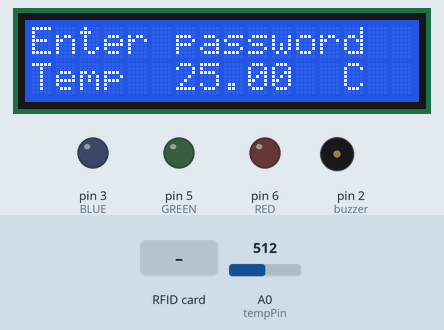
This sketch was run on a simulated Arduino Mega 2560, built with avr-gcc and run on an emulated ATmega2560. On the bench: 16×2 character LCD, output pins drawn as LEDs (lit = HIGH), buzzer (waves = sounding). Dashed ring = blinking. The inputs (shaded band) are chosen by the test bench; at power-on: A0 (tempPin) = 512. Pins used as bus, display or sensor lines are not drawn; what the sketch prints to the serial monitor is not drawn.

Above: at 1.3 s.
1.4 s: RFID card 13 D4 16 07 held to the reader
At 3.1 s:
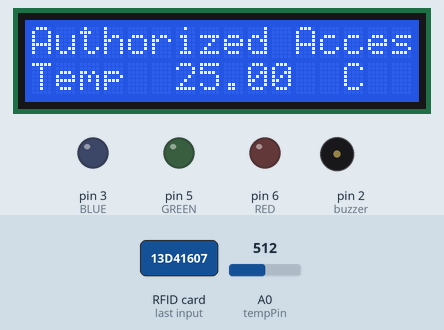
3.8 s: RFID card DE AD BE EF held to the reader
At 5.8 s:
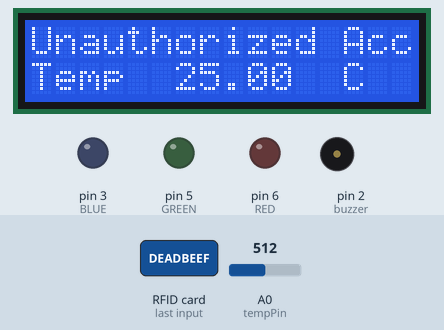
6.1 s: RFID card 13 D4 16 07 held to the reader
At 6.78 s:
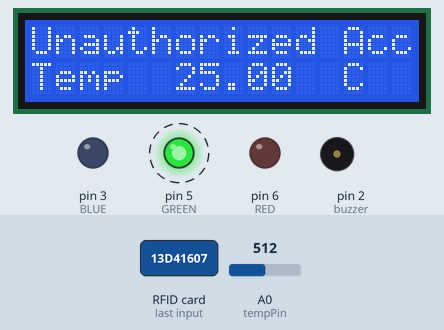
8.7 s: A0 (tempPin) set to 716
At 9.4 s:
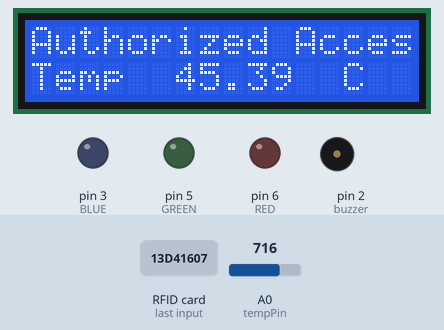
10.5 s: RFID card 5E 7A 19 C4 held to the reader
At 11.55 s:
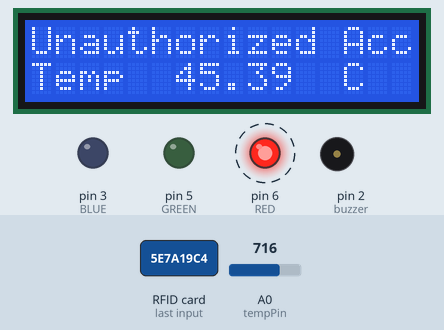
12.5 s: A0 (tempPin) set to 900
At 13.1 s:
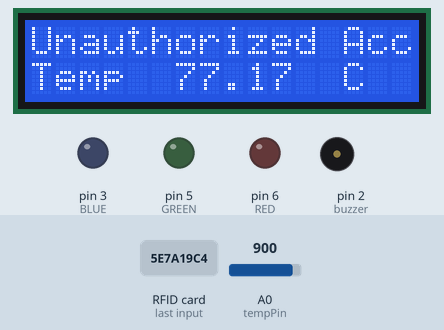
Timing chart, 0 to 15.3 s (numbered marks = the images above; inputs shaded):
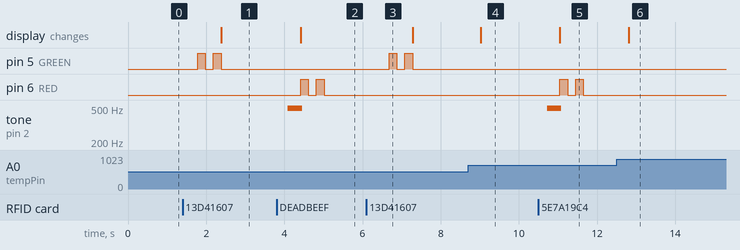

Measured:
- after the input at 1.4 s, pin 5 (GREEN): alternates HIGH for 0.20 s and LOW for 0.20 s, 4 changes in all, then stays LOW, starting after 0.38 s; the display: changes after 0.99 s (image 1)
- after the input at 3.8 s, pin 6 (RED): alternates HIGH for 0.20 s and LOW for 0.20 s, 4 changes in all, then stays LOW, starting after 0.62 s; tone on pin 2 (buzzer): silent → 495 Hz after 0.29 s, → silent 0.36 s later; the display: changes after 0.62 s (image 2)
- after the input at 6.1 s, pin 5 (GREEN): alternates HIGH for 0.20 s and LOW for 0.20 s, 4 changes in all, then stays LOW, starting after 0.58 s
- after the input at 8.7 s, the display: changes after 0.32 s (image 4)
- after the input at 10.5 s, pin 6 (RED): alternates HIGH for 0.20 s and LOW for 0.20 s, 4 changes in all, then stays LOW, starting after 0.55 s; tone on pin 2 (buzzer): silent → 495 Hz after 0.23 s, → silent 0.36 s later; the display: changes after 0.55 s (image 5)
- after the input at 12.5 s, the display: changes after 0.31 s (image 6)

The sketch:

RFD_LED_LCD.ino
```cpp
//www.elegoo.com
//2018.10.24
#include <SPI.h>
#include <MFRC522.h>
#include <LiquidCrystal.h>
int tempPin = 0;
#define RST_PIN   4     // Configurable, see typical pin layout above
#define SS_PIN    53   //

MFRC522 mfrc522(SS_PIN, RST_PIN);   // Create MFRC522 instance

/* Set your new UID here! */
#define NEW_UID {0xDE, 0xAD, 0xBE, 0xEF}

MFRC522::MIFARE_Key key;

// include the library code:
#include <LiquidCrystal.h>

// initialize the library with the numbers of the interface pins
LiquidCrystal lcd(7, 8, 9, 10, 11, 12);

#define BLUE 3
#define GREEN 5
#define RED 6
int buzzer = 2;
void setup()
{
  pinMode(RED, OUTPUT);
  pinMode(GREEN, OUTPUT);
  pinMode(BLUE, OUTPUT);
  digitalWrite(RED, LOW);
  digitalWrite(GREEN, LOW);
  digitalWrite(BLUE, LOW);
  Serial.begin(9600);
  while (!Serial);     // Do nothing if no serial port is opened (added for Arduinos based on ATMEGA32U4)
  SPI.begin();         // Init SPI bus
  mfrc522.PCD_Init();
  pinMode(buzzer,OUTPUT);

  for (byte i = 0; i < 6; i++) {
    key.keyByte[i] = 0xFF;
  }


  lcd.begin(16, 2);
  // Print a message to the LCD.
  //lcd.print("Hello, World!");
   lcd.print("Enter password");
}

void loop()
{

  int tempReading = analogRead(tempPin);
  // This is OK
  double tempK = log(10000.0 * ((1024.0 / tempReading - 1)));
  tempK = 1 / (0.001129148 + (0.000234125 + (0.0000000876741 * tempK * tempK )) * tempK );       //  Temp Kelvin
  float tempC = tempK - 273.15;            // Convert Kelvin to Celcius
  float tempF = (tempC * 9.0)/ 5.0 + 32.0; // Convert Celcius to Fahrenheit
  lcd.setCursor(0, 1);
  lcd.print("Temp         C  ");
  // Display Temperature in F
  //lcd.print("Temp         F  ");
  lcd.setCursor(6,1);
  // Display Temperature in C
  lcd.print(tempC);
  // Display Temperature in F
  //lcd.print(tempF);
  delay(500);
  if ( ! mfrc522.PICC_IsNewCardPresent() || ! mfrc522.PICC_ReadCardSerial() ) {
    delay(50);
    return;
  }

Serial.print(F("Card UID:"));
String content= "";
  byte letter;
  for (byte i = 0; i < mfrc522.uid.size; i++)
  {
     Serial.print(mfrc522.uid.uidByte[i] < 0x10 ? " 0" : " ");
     Serial.print(mfrc522.uid.uidByte[i], HEX);
     content.concat(String(mfrc522.uid.uidByte[i] < 0x10 ? " 0" : " "));
     content.concat(String(mfrc522.uid.uidByte[i], HEX));
  }
  Serial.println();
  Serial.print("Message : ");
  content.toUpperCase();


    //0C 2D EC 37  blue kechain

        if (content.substring(1) == "13 D4 16 07"){

          digitalWrite(RED, LOW);
          digitalWrite(GREEN, 255);
          analogWrite(BLUE, LOW);
          delay(200);
          digitalWrite(GREEN, 0);
          delay(200);
          digitalWrite(GREEN, 255);
          delay(200);
          digitalWrite(GREEN, 0);

          String msg= "Authorized Access";
          lcd.setCursor(0, 0);
          lcd.print(msg);
        }
        else{
         for(int i=0;i<180;i++)
         {
          digitalWrite(buzzer,HIGH);
          delay(1);//wait for 1ms
          digitalWrite(buzzer,LOW);
          delay(1);//wait for 1ms
          }
         String msg= "Unauthorized Access";
          lcd.setCursor(0, 0);
          lcd.print(msg);
        digitalWrite(GREEN, LOW);
        digitalWrite(BLUE, LOW);
        analogWrite(RED, 255);
        delay(200);
          digitalWrite(RED, 0);
          delay(200);
          digitalWrite(RED, 255);
          delay(200);
          digitalWrite(RED, 0);
        }


//  delay(1000);
}
```
